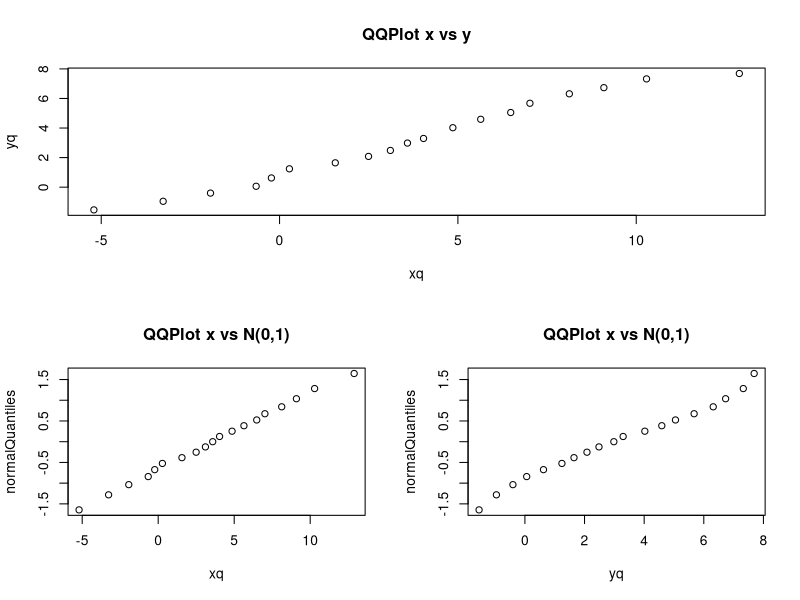

Source code (R):
x <- rnorm(200, mean = 3, sd = 5)
y <- runif(300, min = -2, max = 8)
quantiles <- seq(0.05, 0.95, by = 0.05)
xq <- quantile(x, quantiles)
yq <- quantile(y, quantiles)
normalQuantiles <- qnorm(quantiles)
layout(matrix(c(1,1,2,3), 2, 2, byrow = TRUE))
plot(xq, yq, main = "QQPlot x vs y")
plot(xq, normalQuantiles, main = "QQPlot x vs N(0,1)")
plot(yq, normalQuantiles, main = "QQPlot x vs N(0,1)")
# There is some linearity
# But not all points are on the same line


